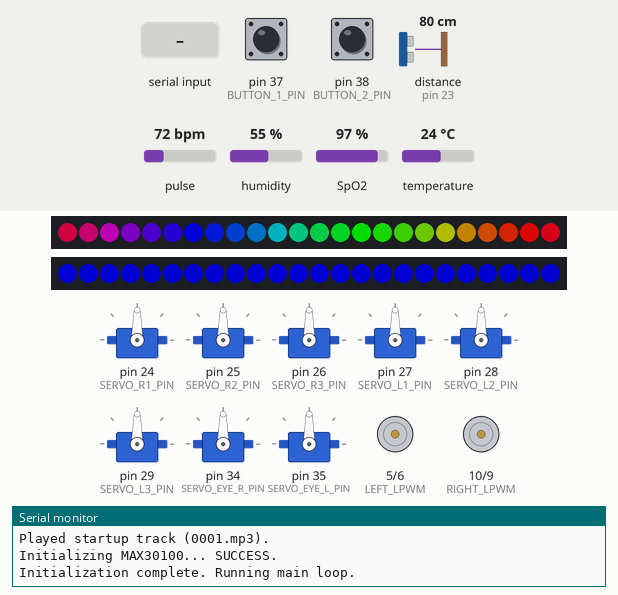
A sketch run on a simulated Arduino Mega 2560, built with avr-gcc and run on an emulated ATmega2560. On the bench: 8 × servo, 2 × 24 RGB LEDs in strip order, left to right, motor-driver pin pairs drawn as motors (green arrow = first pin HIGH = forward, orange = second pin HIGH = backward, longer = more drive), the last lines printed to the serial monitor. Wiring (inferred from the names in the program): ultrasonic range finder: trigger pin 22; echo pin 23. The inputs (shaded band) are chosen by the test bench; at power-on: pin 38 (BUTTON_2_PIN) HIGH, pin 37 (BUTTON_1_PIN) HIGH, distance to the obstacle (sensor on pin 23) 80 cm, pulse 72 bpm, humidity 55 %, SpO2 97 %, temperature 24 °C. The echo pulse lasts 58.3 µs per cm; dim RGB values are drawn brighter than linear; random numbers use the default seed unless the sketch sets one; the audio player accepts every command and is not drawn.

Above: at 1.7 s.
1.8 s: pin 38 (BUTTON_2_PIN) pulled LOW for 0.15 s
At 2.6 s:
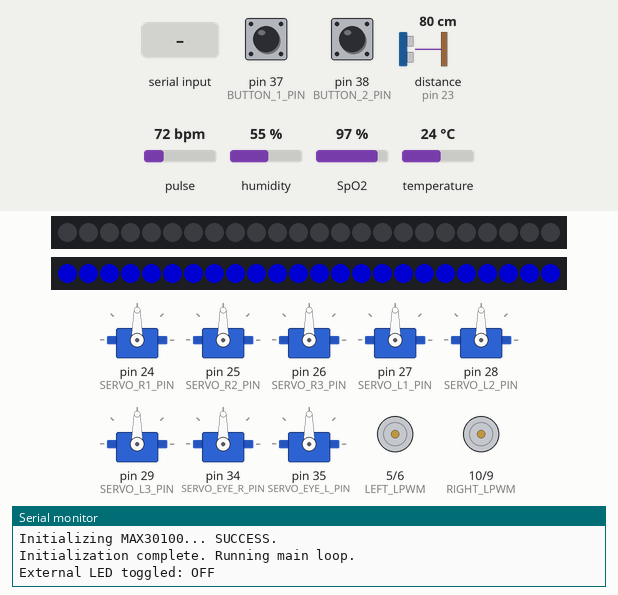
3.4 s: pin 38 (BUTTON_2_PIN) pulled LOW for 1 s
At 4.22 s:
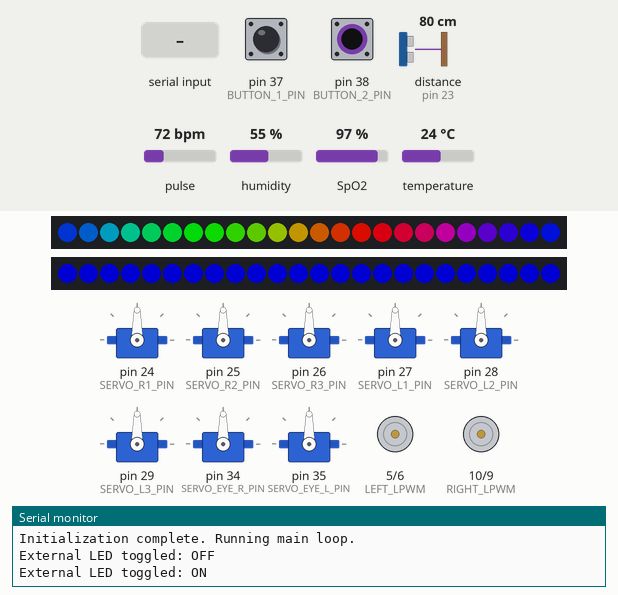
5.0 s: pin 37 (BUTTON_1_PIN) pulled LOW for 0.15 s
At 5.25 s:
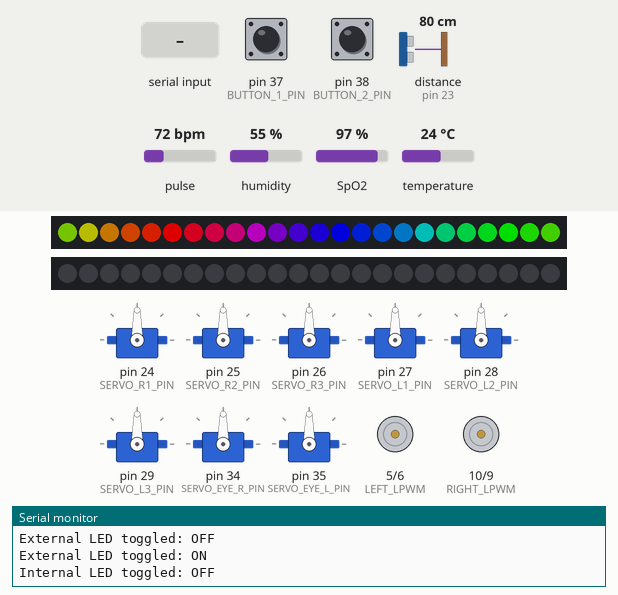
5.7 s: "F\n" received over the second serial link
At 6.28 s:
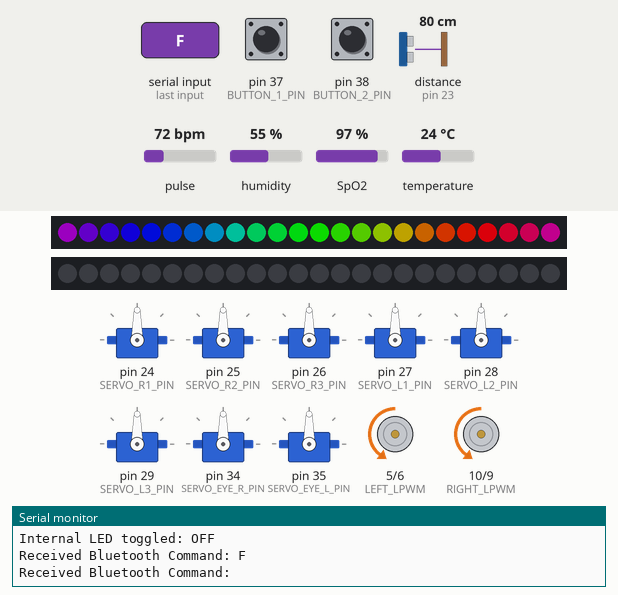
7.6 s: "R\n" received over the second serial link
At 8.39 s:
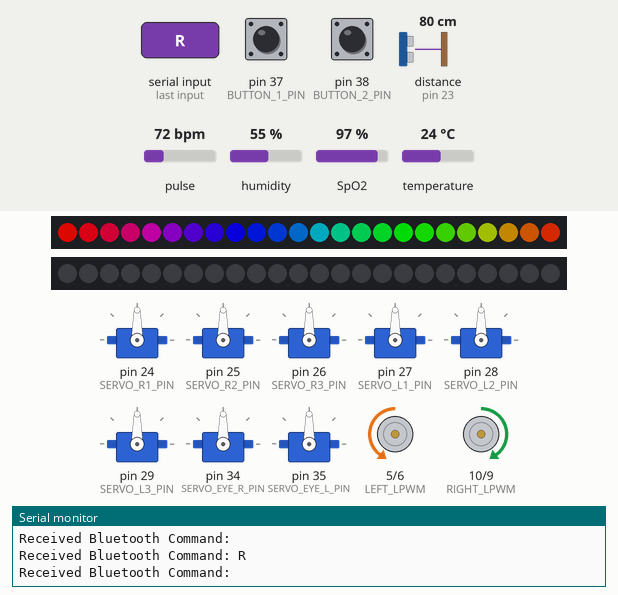
9.5 s: pin 37 (BUTTON_1_PIN) pulled LOW for 1 s
At 10.25 s:
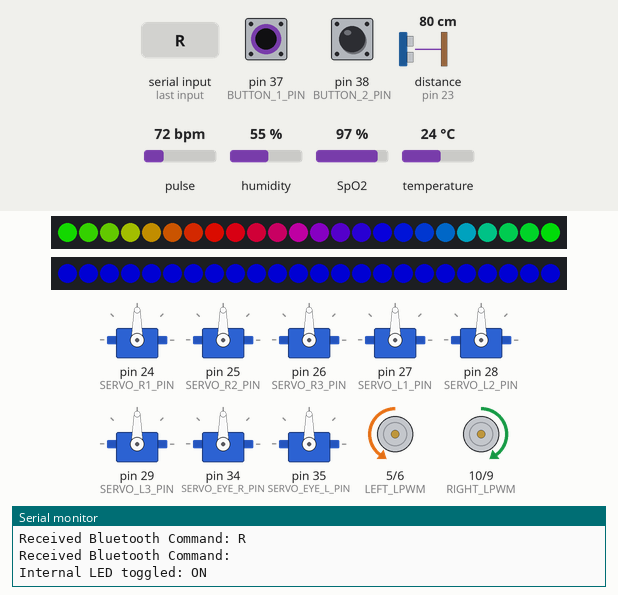
Timing chart, 0 to 12.5 s (numbered marks = the images above; inputs shaded):
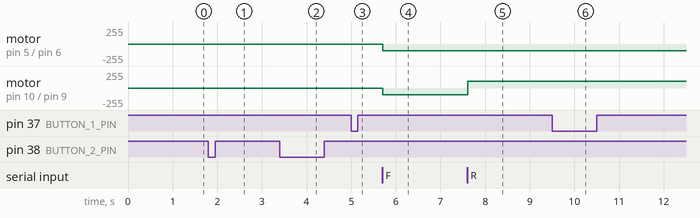

The sketch:

mega.ino
```cpp
// ====== Therabot: FINAL Full Integration Code (All Systems) ======
// This sketch combines all subsystems: sensors, Nextion display (data sending
// and receiving), voice playback, Bluetooth motor control, servos, and LEDs.

// --- Included Libraries ---
#include <Wire.h>
#include <SoftwareSerial.h>
#include <DFRobotDFPlayerMini.h>
#include <Servo.h>
#include <Adafruit_NeoPixel.h>
#include "DHT.h"
#include "MAX30100_PulseOximeter.h"

// ---------------- Pinout & Serial Configuration ----------------
// --- Hardware Serial Ports ---
// Serial  (pins 0, 1): USB for debugging to PC
// Serial1 (pins 19, 18): Bluetooth Module (TX1, RX1)
// Serial2 (pins 17, 16): Nextion Display (RX2, TX2)
#define nextion Serial2
#define bluetooth Serial1

// --- DFPlayer Mini (Software Serial) ---
const int DFPLAYER_RX_PIN = 12;
const int DFPLAYER_TX_PIN = 11;

// --- Sensors ---
const int DHT_PIN = 7;
const int SONAR_TRIG_PIN = 22;
const int SONAR_ECHO_PIN = 23;
// MAX30100 Sensor uses I2C on Mega: SDA=20, SCL=21

// --- Motor Driver Pins ---
#define LEFT_RPWM   6
#define LEFT_LPWM   5
#define RIGHT_RPWM  9
#define RIGHT_LPWM  10

// --- Servo Pins ---
const int SERVO_R1_PIN = 24;
const int SERVO_R2_PIN = 25;
const int SERVO_R3_PIN = 26;
const int SERVO_L1_PIN = 27;
const int SERVO_L2_PIN = 28;
const int SERVO_L3_PIN = 29;
const int SERVO_EYE_R_PIN = 34;
const int SERVO_EYE_L_PIN = 35;

// --- Button Pins ---
const int BUTTON_1_PIN = 37; // Toggles Internal LED
const int BUTTON_2_PIN = 38; // Toggles External LED

// --- NeoPixel LED Pins ---
const int EXTERNAL_LED_PIN = 3;
const int INTERNAL_LED_PIN = 4;
const int LED_COUNT = 24;

// ---------------- Component Objects ----------------
SoftwareSerial mySoftwareSerial(DFPLAYER_RX_PIN, DFPLAYER_TX_PIN);
DFRobotDFPlayerMini myDFPlayer;
DHT dht(DHT_PIN, DHT22);
PulseOximeter pox;
Servo servoR1, servoR2, servoR3, servoL1, servoL2, servoL3, servoEyeR, servoEyeL;
Adafruit_NeoPixel externalLeds(LED_COUNT, EXTERNAL_LED_PIN, NEO_GRB + NEO_KHZ800);
Adafruit_NeoPixel internalLeds(LED_COUNT, INTERNAL_LED_PIN, NEO_GRB + NEO_KHZ800);

// ---------------- Settings & Constants ----------------
// --- Voice Track Assignments ---
const int TRACK_1 = 1;  // Startup
const int TRACK_2 = 2;
const int TRACK_3 = 3;
const int TRACK_4 = 4;
const int TRACK_5 = 5;
const int TRACK_6 = 6;
const int TRACK_7 = 7;
const int TRACK_8 = 8;
const int TRACK_9 = 9;
const int TRACK_10 = 10;
const int TRACK_11 = 11;

// --- Nextion Page Names ---
const char* PAGE_ENV = "Enviorment";
const char* PAGE_HR  = "HeartRate";
const char* PAGE_O2  = "OxygenLevel";

// --- Motor & Safety Control ---
int speedVal = 100;
char bt_command;
float distance_cm = 100.0;

// --- Timers ---
const uint32_t REPORT_PERIOD_MS = 1000;
const uint32_t DHT_PERIOD_MS = 2000;
const uint32_t SONAR_PERIOD_MS = 200;
uint32_t lastReport = 0;
uint32_t lastDhtRead = 0;
uint32_t lastSonarRead = 0;

// --- Global State Variables ---
float humidity = NAN, temperatureC = NAN;
float hr = 0.0f, spo2 = 0.0f;
bool pox_ok = false;
bool internalLedOn = true;
bool externalLedOn = true;
enum LedState { RAINBOW, EQUALIZER, SAD, STRESS, HAPPY };
LedState externalLedState = RAINBOW;
unsigned long animationStartTime = 0;
const unsigned long ANIMATION_DURATION_MS = 5000;
int lastButton1State = HIGH, lastButton2State = HIGH;
unsigned long lastDebounceTime = 0;
const unsigned long DEBOUNCE_DELAY = 50;

// --- Function Prototypes ---
void sendNumOnPage(const char* page, const char* comp, int val);
void nexEnd();
void handleNextion();
void forward();
void backward();
void left();
void right();
void stopMotors();
void readSonar();
void handleButtons();
void handleLeds();
void rainbowCycle(uint8_t wait);
uint32_t Wheel(byte WheelPos);
void colorWipe(Adafruit_NeoPixel &strip, uint32_t color, int wait);
void equalizerAnimation();

// ======================= SETUP =======================
void setup() {
  Serial.begin(9600);
  nextion.begin(9600);
  bluetooth.begin(9600);
  mySoftwareSerial.begin(9600);
  Wire.begin();
  dht.begin();

  pinMode(SONAR_TRIG_PIN, OUTPUT);
  pinMode(SONAR_ECHO_PIN, INPUT);
  pinMode(BUTTON_1_PIN, INPUT_PULLUP);
  pinMode(BUTTON_2_PIN, INPUT_PULLUP);
  pinMode(LEFT_RPWM, OUTPUT);
  pinMode(LEFT_LPWM, OUTPUT);
  pinMode(RIGHT_RPWM, OUTPUT);
  pinMode(RIGHT_LPWM, OUTPUT);
  stopMotors();

  servoR1.attach(SERVO_R1_PIN); servoR2.attach(SERVO_R2_PIN); servoR3.attach(SERVO_R3_PIN);
  servoL1.attach(SERVO_L1_PIN); servoL2.attach(SERVO_L2_PIN); servoL3.attach(SERVO_L3_PIN);
  servoEyeR.attach(SERVO_EYE_R_PIN); servoEyeL.attach(SERVO_EYE_L_PIN);
  servoR1.write(90); servoR2.write(90); servoR3.write(90);
  servoL1.write(90); servoL2.write(90); servoL3.write(90);
  servoEyeR.write(90); servoEyeL.write(90);

  externalLeds.begin();
  internalLeds.begin();
  externalLeds.setBrightness(150);
  internalLeds.setBrightness(127);
  externalLeds.show();
  internalLeds.show();

  Serial.println(F("\n=== Therabot Final Unified System: Initializing... ==="));

  if (!myDFPlayer.begin(mySoftwareSerial)) {
    Serial.println(F("DFPlayer Mini init failed!"));
    while (true);
  }
  Serial.println(F("DFPlayer Mini online."));
  myDFPlayer.volume(20);
  myDFPlayer.play(TRACK_1);
  Serial.println(F("Played startup track (0001.mp3)."));

  Serial.print(F("Initializing MAX30100... "));
  pox_ok = pox.begin();
  if (!pox_ok) Serial.println(F("FAILED. Check I2C wiring."));
  else {
    Serial.println(F("SUCCESS."));
    pox.setIRLedCurrent(MAX30100_LED_CURR_7_6MA);
  }

  sendNumOnPage(PAGE_ENV, "temp", 0);
  sendNumOnPage(PAGE_ENV, "hum",  0);
  sendNumOnPage(PAGE_HR,  "HR",   0);
  sendNumOnPage(PAGE_O2,  "OR",   0);

  Serial.println(F("Initialization complete. Running main loop."));
}

// ======================== LOOP =======================
void loop() {
  uint32_t now = millis();

  handleNextion();
  handleButtons();
  handleLeds();

  if (bluetooth.available() > 0) {
    bt_command = bluetooth.read();
    Serial.print("Received Bluetooth Command: ");
    Serial.println(bt_command);
    if (bt_command == 'F') forward();
    else if (bt_command == 'B') backward();
    else if (bt_command == 'L') left();
    else if (bt_command == 'R') right();
    else if (bt_command == 'S') stopMotors();
  }

  if (pox_ok) pox.update();
  if (now - lastDhtRead >= DHT_PERIOD_MS) {
    lastDhtRead = now;
    float h = dht.readHumidity();
    float t = dht.readTemperature();
    if (!isnan(h) && !isnan(t)) {
      humidity = h; temperatureC = t;
    }
  }
  if (now - lastSonarRead >= SONAR_PERIOD_MS) {
      lastSonarRead = now;
      readSonar();
  }

  if (now - lastReport >= REPORT_PERIOD_MS) {
    lastReport = now;
    hr = pox.getHeartRate();
    spo2 = pox.getSpO2();

    // --- NEW: Constrain sensor values to sensible ranges before sending ---
    int tempToSend = 0;
    int humToSend = 0;
    int hrToSend = 0;
    int o2ToSend = 0;

    // Constrain Temperature: 5 to 45 °C
    if (!isnan(temperatureC)) {
      tempToSend = constrain((int)(temperatureC + 0.5f), 5, 45);
    }

    // Constrain Humidity: 50 to 90 %
    if (!isnan(humidity)) {
      humToSend = constrain((int)(humidity + 0.5f), 50, 90);
    }

    // Constrain Heart Rate: 60 to 100 bpm
    if (pox_ok && hr > 0) {
        hrToSend = constrain((int)(hr + 0.5f), 70, 100);
    }

    // Constrain Oxygen Level: 95 to 100 %
    if (pox_ok && spo2 > 0) {
        o2ToSend = constrain((int)(spo2 + 0.5f), 96, 100);
    }

    // Send the constrained values to the Nextion display
    sendNumOnPage(PAGE_ENV, "temp", tempToSend);
    sendNumOnPage(PAGE_ENV, "hum",  humToSend);
    sendNumOnPage(PAGE_HR,  "HR",   hrToSend);
    sendNumOnPage(PAGE_O2,  "OR",   o2ToSend);
  }
}

// ====================== FUNCTIONS ======================
void handleLeds() {
  if (internalLedOn) { colorWipe(internalLeds, internalLeds.Color(0, 0, 255), 0); }
  else { colorWipe(internalLeds, internalLeds.Color(0, 0, 0), 0); }

  if (externalLedOn) {
    if (externalLedState != RAINBOW && millis() - animationStartTime > ANIMATION_DURATION_MS) {
      externalLedState = RAINBOW;
    }
    switch (externalLedState) {
      case RAINBOW:   rainbowCycle(5); break;
      case EQUALIZER: equalizerAnimation(); break;
      case SAD:       colorWipe(externalLeds, externalLeds.Color(0, 0, 150), 20); break;
      case STRESS:    colorWipe(externalLeds, externalLeds.Color(255, 69, 0), 20); break;
      case HAPPY:     colorWipe(externalLeds, externalLeds.Color(255, 255, 0), 20); break;
    }
  } else {
    colorWipe(externalLeds, externalLeds.Color(0, 0, 0), 0);
  }
}

void handleButtons() {
  if (millis() - lastDebounceTime > DEBOUNCE_DELAY) {
    int reading1 = digitalRead(BUTTON_1_PIN);
    if (reading1 != lastButton1State) {
      lastDebounceTime = millis();
      if (reading1 == LOW) {
        internalLedOn = !internalLedOn;
        Serial.print("Internal LED toggled: "); Serial.println(internalLedOn ? "ON" : "OFF");
      }
      lastButton1State = reading1;
    }
    int reading2 = digitalRead(BUTTON_2_PIN);
    if (reading2 != lastButton2State) {
      lastDebounceTime = millis();
      if (reading2 == LOW) {
        externalLedOn = !externalLedOn;
        Serial.print("External LED toggled: "); Serial.println(externalLedOn ? "ON" : "OFF");
      }
      lastButton2State = reading2;
    }
  }
}

void handleNextion() {
  while (nextion.available() >= 7) {
    if (nextion.peek() != 0x65) { nextion.read(); continue; }
    uint8_t buf[7];
    if (nextion.readBytes(buf, 7) != 7) return;
    if (buf[0] != 0x65 || buf[4] != 0xFF || buf[5] != 0xFF || buf[6] != 0xFF) continue;
    uint8_t page = buf[1], comp = buf[2], event = buf[3];

    if (event == 1) {
      Serial.print("Touch Event: page="); Serial.print(page);
      Serial.print(" comp="); Serial.print(comp); Serial.println(" event=PRESS");

      externalLedState = EQUALIZER;
      animationStartTime = millis();

      if (page == 0 && comp == 4) { myDFPlayer.play(TRACK_3); }
      else if (page == 1 && (comp == 3 || comp == 5)) { myDFPlayer.play(TRACK_2); }
      else if (page == 0 && comp == 2) { myDFPlayer.play(TRACK_4); }
      else if (page == 6 && (comp >= 2 && comp <= 5)) { myDFPlayer.play(TRACK_5); }
      else if (page == 7 && (comp >= 2 && comp <= 5)) { myDFPlayer.play(TRACK_6); }
      else if (page == 8 && (comp >= 2 && comp <= 5)) { myDFPlayer.play(TRACK_7); }
      else if (page == 9 && (comp >= 2 && comp <= 5)) { myDFPlayer.play(TRACK_8); }
      else if (page == 10 && comp == 2) {
        myDFPlayer.play(TRACK_9);
        externalLedState = SAD;
      }
      else if (page == 10 && (comp == 3 || comp == 4)) {
        myDFPlayer.play(TRACK_10);
        externalLedState = STRESS;
      }
      else if (page == 10 && comp == 5) {
        myDFPlayer.play(TRACK_11);
        externalLedState = HAPPY;
      }
    }
  }
}

void sendNumOnPage(const char* page, const char* comp, int val) {
  nextion.print(page); nextion.print(".");
  nextion.print(comp); nextion.print(".val=");
  nextion.print(val);
  nexEnd();
}

void nexEnd() {
  nextion.write(0xFF); nextion.write(0xFF); nextion.write(0xFF);
}

void forward() {
  if (distance_cm < 15.0) {
    stopMotors();
    Serial.println("Obstacle detected! Forward movement blocked.");
    return;
  }
  analogWrite(LEFT_RPWM, speedVal);
  analogWrite(LEFT_LPWM, 0);
  analogWrite(RIGHT_RPWM, speedVal);
  analogWrite(RIGHT_LPWM, 0);
}

void backward() {
  analogWrite(LEFT_RPWM, 0);
  analogWrite(LEFT_LPWM, speedVal);
  analogWrite(RIGHT_RPWM, 0);
  analogWrite(RIGHT_LPWM, speedVal);
}

void left() {
  analogWrite(LEFT_RPWM, 0);
  analogWrite(LEFT_LPWM, speedVal);
  analogWrite(RIGHT_RPWM, speedVal);
  analogWrite(RIGHT_LPWM, 0);
}

void right() {
  analogWrite(LEFT_RPWM, speedVal);
  analogWrite(LEFT_LPWM, 0);
  analogWrite(RIGHT_RPWM, 0);
  analogWrite(RIGHT_LPWM, speedVal);
}

void stopMotors() {
  analogWrite(LEFT_RPWM, 0);
  analogWrite(LEFT_LPWM, 0);
  analogWrite(RIGHT_RPWM, 0);
  analogWrite(RIGHT_LPWM, 0);
}

void readSonar() {
  digitalWrite(SONAR_TRIG_PIN, LOW);
  delayMicroseconds(2);
  digitalWrite(SONAR_TRIG_PIN, HIGH);
  delayMicroseconds(10);
  digitalWrite(SONAR_TRIG_PIN, LOW);
  long duration = pulseIn(SONAR_ECHO_PIN, HIGH);
  distance_cm = duration * 0.034 / 2;
}

void rainbowCycle(uint8_t wait) {
  static uint16_t j_counter = 0;
  for (uint16_t i = 0; i < externalLeds.numPixels(); i++) {
    externalLeds.setPixelColor(i, Wheel(((i * 256 / externalLeds.numPixels()) + j_counter) & 255));
  }
  externalLeds.show();
  j_counter++;
  if (j_counter >= 256) j_counter = 0;
  delay(wait);
}

void equalizerAnimation() {
  for (int i = 0; i < LED_COUNT; i++) {
    externalLeds.setPixelColor(i, externalLeds.Color(0, 0, 0));
  }
  int numLeds = random(1, LED_COUNT / 2);
  for (int i = 0; i < numLeds; i++) {
    int r = random(0, 50);
    int g = random(100, 255);
    int b = random(100, 255);
    externalLeds.setPixelColor(i, externalLeds.Color(r,g,b));
    externalLeds.setPixelColor(LED_COUNT - 1 - i, externalLeds.Color(r,g,b));
  }
  externalLeds.show();
  delay(50);
}

void colorWipe(Adafruit_NeoPixel &strip, uint32_t color, int wait) {
  for (uint16_t i = 0; i < strip.numPixels(); i++) {
    strip.setPixelColor(i, color);
  }
  strip.show();
  if (wait > 0) delay(wait);
}

uint32_t Wheel(byte WheelPos) {
  if (WheelPos < 85) {
    return externalLeds.Color(WheelPos * 3, 255 - WheelPos * 3, 0);
  } else if (WheelPos < 170) {
    WheelPos -= 85;
    return externalLeds.Color(255 - WheelPos * 3, 0, WheelPos * 3);
  } else {
    WheelPos -= 170;
    return externalLeds.Color(0, WheelPos * 3, 255 - WheelPos * 3);
  }
}
```

Measured:
- after the input at 3.4 s, the LEDs: first change at once (image 2 shows a later state)
- after the input at 5.7 s, motor on pin 5 (LEFT_LPWM) / pin 6 (LEFT_RPWM), motor on pin 10 (RIGHT_LPWM) / pin 9 (RIGHT_RPWM): stopped → backward 100/255 at once
- after the input at 7.6 s, motor on pin 10 (RIGHT_LPWM) / pin 9 (RIGHT_RPWM): backward 100/255 → forward 100/255 at once
